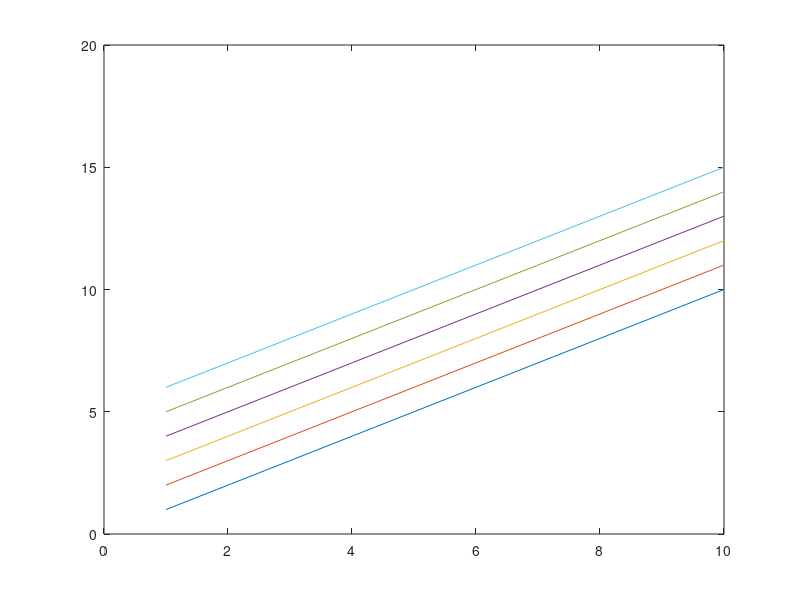

Reproduce this figure in MATLAB. (Note: this script raises an error after producing the figure.)
%Steffen Docken (Lewis Lab). All rights reserved.
%  Published in the Journal of Theoretical Biology under the title "Rate-dependent effects of state-specific sodium channel blockers in cardiac tissue: Insights from idealized models"
%7-4-16
%Code to compute steady-state b as a funciton of V for each model

clear

V_vec = -120:2:40;

N = length(V_vec);

R = 8314.472;	% mJ/mol*K
T = 310;% K
F = 96485.3415; %Col/mol

h = plot(1:10,1:10,1:10,2:11,1:10,3:12,1:10,4:13,1:10,5:14,1:10,6:15);
c = get(h,'Color'); %This graph is just so I can reference the colors in 
%future plots

a_h = @(V)a_h_6_14_2016(V, T);
b_h = @(V)b_h_6_14_2016(V, T);


Drug = 20e-6; %Drug concentration in M

Diffusion = 1e2; %in M^-1ms^-1

k_D0 = 10e-6;%in M 

k_on = Diffusion;
k_D0 = Diffusion*k_D0; %defining params from options

k_off = @(V)(k_D0*exp(-0.7*V*F/(R*T))); %V-dependent %(k_D0); %non-V-dependent 

%For Guarded Receptor model
h_infty = @(V)(a_h(V)./(a_h(V)+b_h(V))); %steady state value of h

tau_h = @(V)(1./(a_h(V)+b_h(V))); %time constant of h

b_infty_equal = @(V,D)(D*k_on./(D*k_on + k_off(V))); %steady state value of b

tau_b_equal = @(V,D)(1./(D*k_on + k_off(V))); %time constant of b

%for Gate immobilization model with binding to the inactive state
b_infty_gi_inact = @(V,D)(b_infty_equal(V,D).*(1-h_infty(V))./(1-b_infty_equal(V,D).*...
    h_infty(V))); %steady state value of b

tau_b_gi_inact = @(V,D)(tau_b_equal(V,D)./(1-h_infty(V).*b_infty_equal(V,D)));
%time constant of drug binding (assuming h = h_infty)

h_infty_bar = @(V)(b_h(V)./(a_h(V) + b_h(V))); %steady state fraction of 
%channels inactivated in the normal H-H model

%for Gate immobilization model with binding to non-inactivated channels
b_infty_gi_noninact = @(V,D)(b_infty_equal(V,D).*(1-h_infty_bar(V))./(1-b_infty_equal(V,D).*...
    h_infty_bar(V))); %steady state fraction of channels bound to drug

tau_b_gi_noninact = @(V,D)(tau_b_equal(V,D)./(1-h_infty_bar(V).*b_infty_equal(V,D)));
%time constant of drug binding (assuming h = h_infty)

ylim_tau_b_vec = [10, 1e7];
y_tick_vals = [0, 0.25, 0.5, 0.75, 1];
y_tau_b_tick_vals = [10, 1e3, 1e5, 1e7];

V_DI_plot = [-80, -80];
V_AP_plot = [20, 20];

grey = [0.5 0.5 0.5];

xrange = [-100,40];
yrange = [0,1];
x_tick_vals = [-100, -80, -60, -40, -20, 0, 20, 40];

figure(6)
p1 = plot(V_vec, b_infty_equal(V_vec, Drug), 'k',...
    V_vec, b_infty_equal(V_vec, Drug) + 0.01, '-',...
    V_vec, b_infty_equal(V_vec, Drug)+.02, '--', ...
    V_vec, b_infty_gi_inact(V_vec, Drug), '-',...
    V_vec, b_infty_gi_noninact(V_vec, Drug), '--',...
    V_DI_plot, [0,1], '--', V_AP_plot, [0,1], '--');
%xlabel('V (mV)');
%ylabel('b_\infty');
%legend('GR models', 'GR models', 'GII', 'GIN');
p1(2).Color = c{1};
p1(3).Color = c{1};
p1(4).Color = c{2};
p1(5).Color = c{2};
p1(6).Color = grey;
p1(7).Color = grey;
xlim(xrange);
ylim(yrange);
box off
set(gca,'XTick', x_tick_vals, 'XTickLabel', []);
set(gca,'YTick',[0, 0.25, 0.5, 0.75, 1]);
%comparison of b_infty for all models 

tau_gi_inact = zeros(N,1);
tau_gi_noninact = zeros(N,1); %arrays to hold the time constant of 
%drug binding in the GII and GIN models

tau_grS_inact = zeros(N,1);
tau_grS_noninact = zeros(N,1);%arrays to hold the time constant of 
%drug binding in the GRI and GRN models

tau_equal = zeros(N,1); %time constant of drug binding for a non-state 
%specific blocker

gi_gr = 0; %gate immobilization model

for ii = 1:length(V_vec)
    
    tau_gi_inact(ii) = tau_b_gi_inact(V_vec(ii),Drug);
    tau_gi_noninact(ii) = tau_b_gi_noninact(V_vec(ii),Drug);
    %arrays to hold the time constant of drug binding in the GII and GIN 
    %models
    
    tau_grS_inact(ii) = tau_b_equal(V_vec(ii),Drug)/(1-h_infty(V_vec(ii)));
    tau_grS_noninact(ii) = tau_b_equal(V_vec(ii),Drug)/(h_infty(V_vec(ii)));
    %arrays to hold the time constant of drug binding in the GRI and GRN 
    %models
    
    tau_equal(ii) = tau_b_equal(V_vec(ii), Drug);%time constant of drug 
    %binding for a non-state specific blocker
end


figure(12)
p2 = semilogy(V_vec, tau_b_equal(V_vec, Drug), 'k', V_vec, tau_grS_inact, '-', V_vec, tau_grS_noninact, '--',...
    V_vec, tau_gi_inact, '-', V_vec, tau_gi_noninact, '--',...
    V_DI_plot, ylim_tau_b_vec, '--', V_AP_plot, ylim_tau_b_vec, '--')%,...
%xlabel('V(mV)');
%ylabel('\tau_b (ms)')
xlim(xrange);
ylim(ylim_tau_b_vec);
%legend('no Drug', 'GRI', 'GRN', 'GII', 'GIN');
box off
set(gca,'XTick',x_tick_vals, 'XTicklabels', []);%x_tick_labels);
set(gca,'YTick',y_tau_b_tick_vals);

p2(2).Color = c{1};
p2(3).Color = c{1};
p2(4).Color = c{2};
p2(5).Color = c{2};
p2(6).Color = grey;
p2(7).Color = grey;
%comparing the time constant of drug binding in the various drug binding
%models

